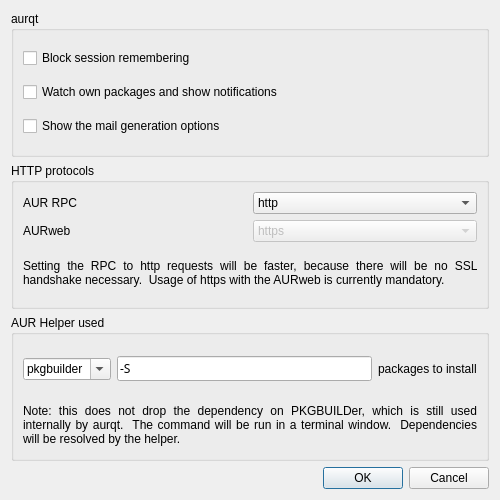
<?xml version="1.0" encoding="UTF-8"?>
<ui version="4.0">
 <class>Dialog</class>
 <widget class="QDialog" name="Dialog">
  <property name="geometry">
   <rect>
    <x>0</x>
    <y>0</y>
    <width>500</width>
    <height>500</height>
   </rect>
  </property>
  <property name="windowTitle">
   <string>Preferences</string>
  </property>
  <property name="windowIcon">
   <iconset theme="configure">
    <normaloff/>
   </iconset>
  </property>
  <layout class="QGridLayout" name="gridLayout">
   <item row="3" column="0">
    <widget class="QDialogButtonBox" name="buttonBox_2">
     <property name="standardButtons">
      <set>QDialogButtonBox::Cancel|QDialogButtonBox::Ok</set>
     </property>
    </widget>
   </item>
   <item row="2" column="0">
    <widget class="QGroupBox" name="groupBox">
     <property name="title">
      <string>AUR Helper used</string>
     </property>
     <layout class="QGridLayout" name="gridLayout_3">
      <item row="0" column="0">
       <layout class="QHBoxLayout" name="horizontalLayout">
        <item>
         <widget class="QComboBox" name="comboBox">
          <property name="toolTip">
           <string>AUR helper command (type your own if you want)</string>
          </property>
          <property name="editable">
           <bool>true</bool>
          </property>
          <item>
           <property name="text">
            <string>pkgbuilder</string>
           </property>
          </item>
          <item>
           <property name="text">
            <string>sudo aura</string>
           </property>
          </item>
          <item>
           <property name="text">
            <string>packer</string>
           </property>
          </item>
          <item>
           <property name="text">
            <string>cower</string>
           </property>
          </item>
          <item>
           <property name="text">
            <string>yaourt</string>
           </property>
          </item>
         </widget>
        </item>
        <item>
         <widget class="QLineEdit" name="lineEdit">
          <property name="font">
           <font>
            <family>Monaco</family>
           </font>
          </property>
          <property name="toolTip">
           <string>Arguments for installation of AUR packages.</string>
          </property>
          <property name="text">
           <string>-S</string>
          </property>
         </widget>
        </item>
        <item>
         <widget class="QLabel" name="label">
          <property name="text">
           <string>packages to install</string>
          </property>
         </widget>
        </item>
       </layout>
      </item>
      <item row="1" column="0">
       <widget class="QLabel" name="label_2">
        <property name="text">
         <string>Note: this does not drop the dependency on PKGBUILDer, which is still used internally by aurqt.  The command will be run in a terminal window.  Dependencies will be resolved by the helper.</string>
        </property>
        <property name="alignment">
         <set>Qt::AlignJustify|Qt::AlignVCenter</set>
        </property>
        <property name="wordWrap">
         <bool>true</bool>
        </property>
       </widget>
      </item>
     </layout>
    </widget>
   </item>
   <item row="1" column="0">
    <widget class="QGroupBox" name="groupBox_3">
     <property name="title">
      <string>HTTP protocols</string>
     </property>
     <layout class="QGridLayout" name="gridLayout_2">
      <item row="1" column="0">
       <widget class="QLabel" name="label_11">
        <property name="text">
         <string>AURweb</string>
        </property>
       </widget>
      </item>
      <item row="1" column="1">
       <widget class="QComboBox" name="comboBox_4">
        <property name="enabled">
         <bool>false</bool>
        </property>
        <item>
         <property name="text">
          <string>https</string>
         </property>
        </item>
       </widget>
      </item>
      <item row="0" column="0">
       <widget class="QLabel" name="label_9">
        <property name="text">
         <string>AUR RPC</string>
        </property>
       </widget>
      </item>
      <item row="2" column="0" colspan="2">
       <widget class="QLabel" name="label_12">
        <property name="text">
         <string>Setting the RPC to http requests will be faster, because there will be no SSL handshake necessary.  Usage of https with the AURweb is currently mandatory.</string>
        </property>
        <property name="alignment">
         <set>Qt::AlignJustify|Qt::AlignVCenter</set>
        </property>
        <property name="wordWrap">
         <bool>true</bool>
        </property>
       </widget>
      </item>
      <item row="0" column="1">
       <widget class="QComboBox" name="comboBox_2">
        <item>
         <property name="text">
          <string>http</string>
         </property>
        </item>
        <item>
         <property name="text">
          <string>https</string>
         </property>
        </item>
       </widget>
      </item>
     </layout>
    </widget>
   </item>
   <item row="0" column="0">
    <widget class="QGroupBox" name="groupBox_2">
     <property name="title">
      <string>aurqt</string>
     </property>
     <layout class="QVBoxLayout" name="verticalLayout">
      <item>
       <widget class="QCheckBox" name="checkBox_3">
        <property name="toolTip">
         <string>The “Remember me” button in the login window will be disabled.</string>
        </property>
        <property name="text">
         <string>Block session remembering</string>
        </property>
       </widget>
      </item>
      <item>
       <widget class="QCheckBox" name="checkBox_2">
        <property name="toolTip">
         <string>Notifications appear in the toolbar.  Cache is removed while unchecked.  Currently informing about out-of-date status and new comments.</string>
        </property>
        <property name="text">
         <string>Watch own packages and show notifications</string>
        </property>
       </widget>
      </item>
      <item>
       <widget class="QCheckBox" name="checkBox">
        <property name="toolTip">
         <string>Allow generating and sending mails to the aur-general list with package links for different needs.</string>
        </property>
        <property name="text">
         <string>Show the mail generation options</string>
        </property>
        <property name="checkable">
         <bool>true</bool>
        </property>
       </widget>
      </item>
     </layout>
    </widget>
   </item>
  </layout>
 </widget>
 <resources/>
 <connections/>
</ui>
